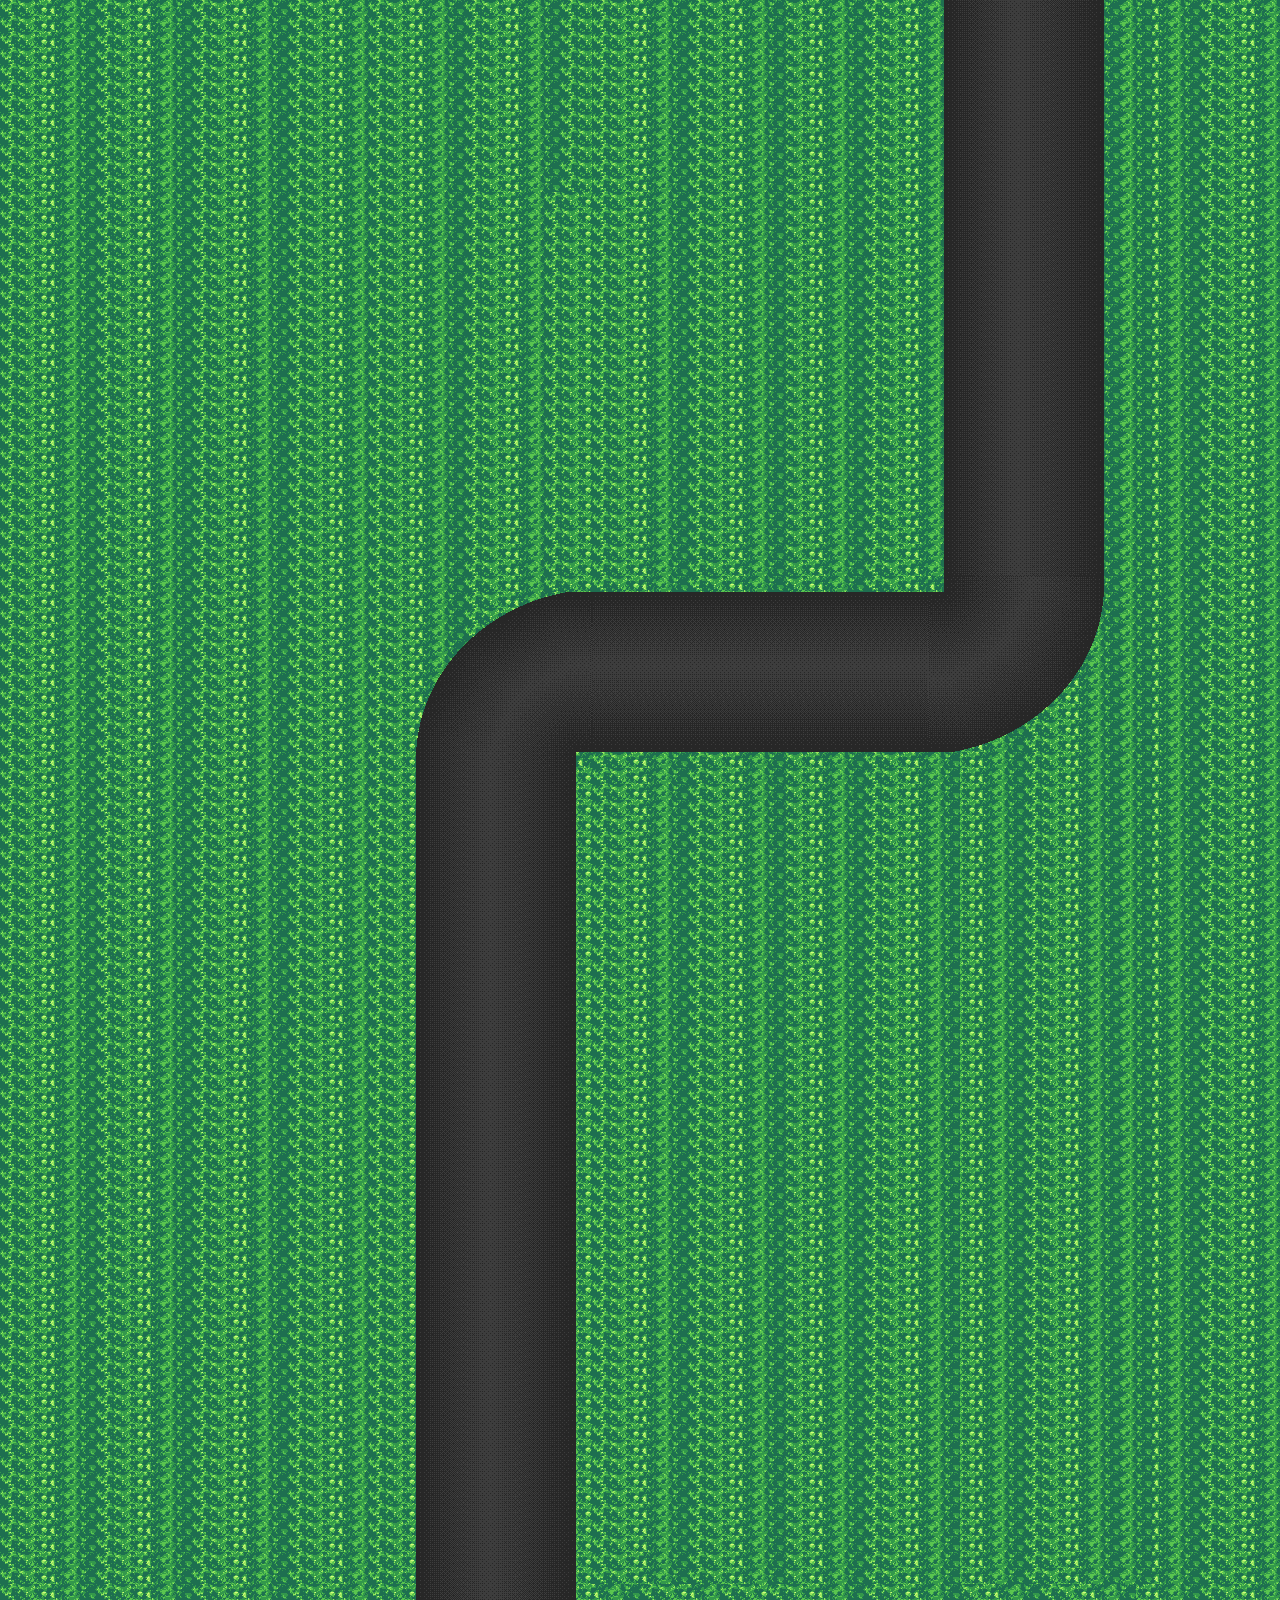

Below is a game level as drawn by its tile map, then a one-line description and the .tmx that defines it (tile-layer data replaced by summaries):
An orthogonal 80x100 tile map with 16x16 px tiles, 2 tile layers (Grass, Road), 6 tilesets and 27 objects (CPF, CP2, cp1).

<map version="1.10" tiledversion="1.11.2" orientation="orthogonal" renderorder="right-down" width="80" height="100" tilewidth="16" tileheight="16" infinite="0" nextlayerid="23" nextobjectid="49">
 <tileset firstgid="1" name="Road" tilewidth="16" tileheight="16" tilecount="144" columns="12">
  <image source="../images/new_map.png" width="192" height="192" />
 </tileset>
 <tileset firstgid="145" name="Lines" tilewidth="16" tileheight="16" tilecount="80" columns="10">
  <image source="../images/lines.png" width="160" height="128" />
 </tileset>
 <tileset firstgid="225" name="Turns" tilewidth="16" tileheight="16" tilecount="36" columns="6">
  <image source="../images/small_road_turn.png" width="96" height="96" />
 </tileset>
 <tileset firstgid="261" name="Mid_Size_Road" tilewidth="16" tileheight="16" tilecount="121" columns="11">
  <image source="../images/mid_road_turn.png" width="176" height="176" />
 </tileset>
 <tileset firstgid="382" name="Large_Size_Road" tilewidth="16" tileheight="16" tilecount="256" columns="16">
  <image source="../images/large_road_turn.png" width="256" height="256" />
 </tileset>
 <tileset firstgid="638" name="Vary_Roads" tilewidth="16" tileheight="16" tilecount="45" columns="15">
  <image source="../images/roads.png" width="240" height="48" />
 </tileset>
 <layer id="2" name="Grass" width="80" height="100">
  <data>[8000 cells, 8000 non-empty, 6 distinct tile ids]</data>
 </layer>
 <layer id="1" name="Road" width="80" height="100">
  <data>[8000 cells, 1332 non-empty, 131 distinct tile ids]</data>
 </layer>
 <objectgroup color="#aa0000" id="4" name="Ambulance_Spawn">
  <object id="3" x="525" y="703">
   <point />
  </object>
 </objectgroup>
 <objectgroup id="5" name="Player_Spawn">
  <object id="1" x="492" y="1413">
   <point />
  </object>
 </objectgroup>
 <objectgroup color="#ffff00" id="7" name="Siren_Layer" class="SirenTrigger" tintcolor="#ffff7f">
  <object id="4" x="598" y="603" width="67" height="138" />
 </objectgroup>
 <objectgroup id="8" name="Safe_Zone_Left" class="Safe_Zone_Left">
  <object id="6" x="950" y="-7" width="32" height="592" />
  <object id="7" x="959" y="604" width="32" height="277" rotation="90" />
  <object id="48" x="970.945" y="570.854" width="16.1262" height="46.5041" rotation="47.9801" />
 </objectgroup>
 <objectgroup id="12" name="Safe_Zone_Right" class="Safe_Zone_Right">
  <object id="25" x="1069.33" y="4" width="28" height="586.667" />
  <object id="26" x="698.667" y="710.667" width="265.333" height="32" />
  <object id="27" x="988.57" y="705.579" width="73.0111" height="29.3333" rotation="324.933" />
  <object id="42" x="947.2" y="717" width="61.5995" height="29.3333" rotation="341.267" />
  <object id="43" x="1040.96" y="674.126" width="73.0111" height="29.3333" rotation="295.249" />
  <object id="44" x="1064.44" y="636.416" width="73.0111" height="29.3333" rotation="276.802" />
 </objectgroup>
 <objectgroup color="#000000" id="9" name="Obstacles_Layer">
  <object id="11" x="18" y="16" width="916" height="563" />
  <object id="12" x="18" y="620" width="378" height="968" />
  <object id="13" x="600" y="774" width="666" height="818" />
  <object id="14" x="1115" y="12" width="155" height="750" />
  <object id="17" x="954.563" y="771.491" width="272" height="104.259" rotation="328.782" />
  <object id="18" x="285.333" y="615.87" width="272" height="104.259" rotation="328.782" />
 </objectgroup>
 <objectgroup color="#ff5500" id="10" name="Ambulance_Route" class="AmbulanceRoute">
  <object id="20" x="525.333" y="700.667">
   <polygon points="0,0 44,-28.6667 422.667,-28.6667 492.667,-69.3333 496.667,-682.667 494,-70 421.333,-28 43.3333,-28" />
  </object>
 </objectgroup>
 <objectgroup id="11" name="Rules_Layer" />
 <objectgroup color="#00aa7f" id="13" name="Success_Layer">
  <object id="23" x="952.667" y="16" width="140.667" height="72" />
 </objectgroup>
 <group id="17" name="Checkpoints">
  <objectgroup id="22" name="CPF" class="CPF">
   <object id="38" type="CPF" x="954" y="112" width="138" height="30" />
   <object id="39" x="1408" y="542" />
   <object id="40" x="-556" y="1260" />
  </objectgroup>
  <objectgroup color="#aa5500" id="21" name="CP4" class="CP4">
   <object id="36" x="961.333" y="311.333" width="128" height="25.3333" />
  </objectgroup>
  <objectgroup color="#aa5500" id="20" name="CP3" class="CP3">
   <object id="35" x="955.128" y="595.343" width="138.94" height="12" rotation="52.0748" />
  </objectgroup>
  <objectgroup color="#aa5500" id="19" name="CP2" class="CP2">
   <object id="34" type="CP2" x="614.667" y="605.333" width="32" height="132" />
  </objectgroup>
  <objectgroup color="#aa5500" id="18" name="CP1" class="CP1">
   <object id="31" type="cp1" x="436" y="1041.33" width="124" height="28" />
  </objectgroup>
 </group>
</map>
